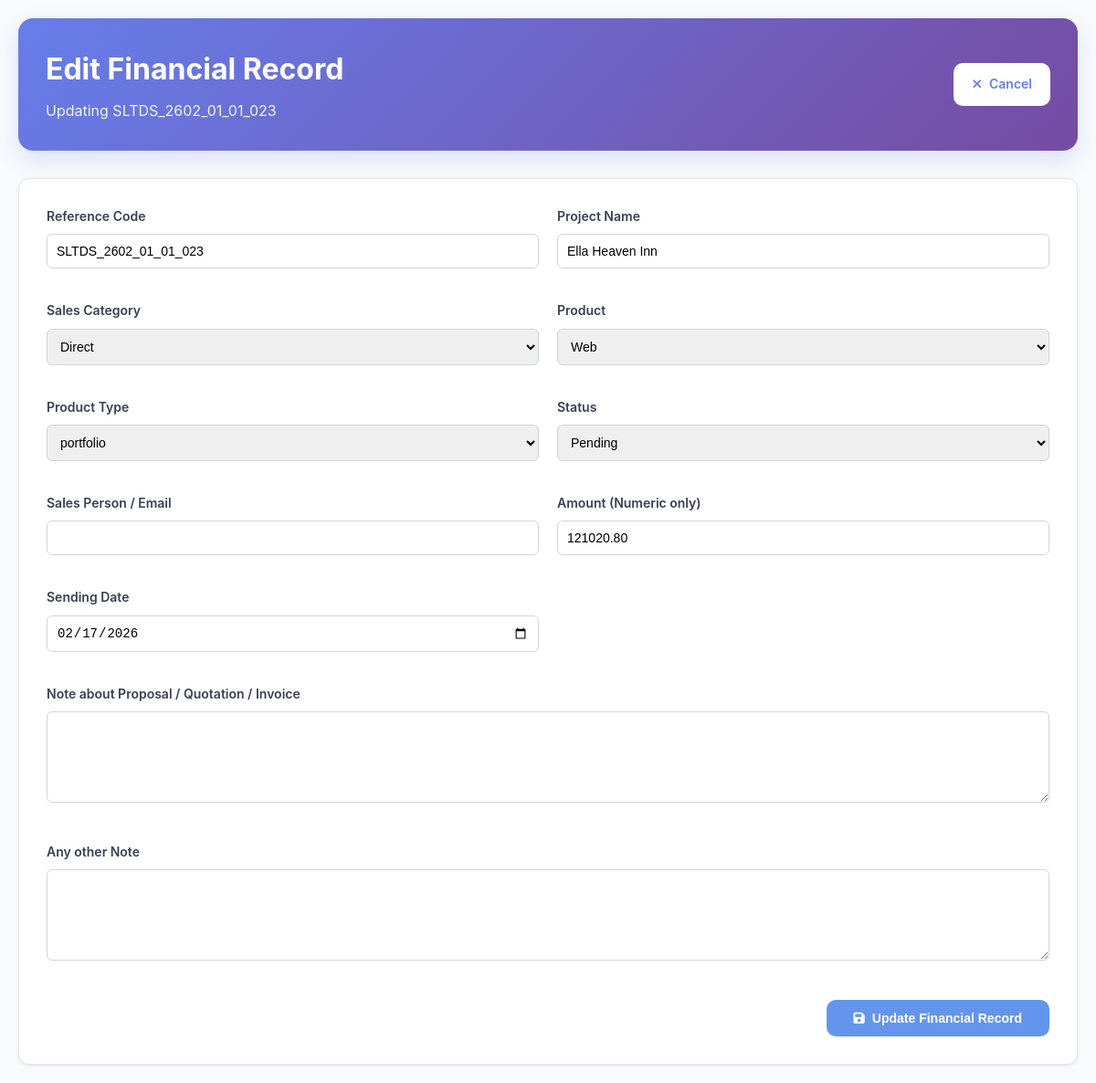
The app's page /edit_financial.php?id=601 (signed in) with its own data.
### tables this page shows
CREATE TABLE `project_financial_statements` (
  `id` int(11) NOT NULL,
  `reference_code` varchar(50) DEFAULT NULL,
  `project_name` varchar(255) DEFAULT NULL,
  `sales_category` enum('sales','direct','other') DEFAULT 'sales',
  `product` enum('Web','SSL','Hosting','Cpanel','Fleet Management','Other') DEFAULT NULL,
  `product_type` enum('Ecommerce','portfolio','CRM','HRM','LMS','Multi Domain','Single Domain','Wild card','Tender','Other') DEFAULT NULL,
  `sales_person_email` varchar(150) DEFAULT NULL,
  `status` enum('Proposal Send','Quotation Send','Invoice Send','Tender Send','Pending','Onboard','AMC Send','Other') DEFAULT 'Pending',
  `amount` decimal(19,2) DEFAULT NULL,
  `sending_date` date DEFAULT NULL,
  `proposal_note` text,
  `general_note` text,
  `added_by` varchar(150) NOT NULL,
  `created_at` timestamp NOT NULL DEFAULT CURRENT_TIMESTAMP,
  `updated_at` timestamp NOT NULL DEFAULT CURRENT_TIMESTAMP ON UPDATE CURRENT_TIMESTAMP
);

### edit_financial.php (the view, shortened to what this page needs)
<?php
require_once 'config.php';
$id = $_GET['id'] ?? null;
$stmt = $pdo->prepare("SELECT * FROM project_financial_statements WHERE id = ?");
$stmt->execute([$id]);
$record = $stmt->fetch();
?>
<!DOCTYPE html>
<html lang="en">
<head>
    <link href="https://cdnjs.cloudflare.com/ajax/libs/font-awesome/6.4.0/css/all.min.css" rel="stylesheet">
    <link rel="stylesheet" href="./assets/css/dashboard.css">
</head>
<body>
    <div class="container">
        <div class="header">
            <div class="header-content">
                <div class="header-left">
                    <h1>Edit Financial Record</h1>
                    <p class="header-subtitle">Updating <?php echo htmlspecialchars($record['reference_code']); ?></p>
                </div>
                <div class="header-actions">
                    <a href="financeinfo.php" class="btn btn-secondary"><i class="fas fa-times"></i> Cancel</a>
                </div>
            </div>
        </div>
        <div class="form-container">
            <form method="POST">
                <div class="form-grid">
                    <div class="form-group">
                        <label>Reference Code</label>
                        <input type="text" name="reference_code" value="<?php echo htmlspecialchars($record['reference_code']); ?>" class="form-control" required>
                    </div>
                    <div class="form-group">
                        <label>Project Name</label>
                        <input type="text" name="project_name" value="<?php echo htmlspecialchars($record['project_name']); ?>" class="form-control" required>
                    </div>
                    <div class="form-group">
                        <label>Sales Category</label>
                        <select name="sales_category" class="form-control">
                            <option value="direct" <?php if($record['sales_category'] == 'direct') echo 'selected'; ?>>Direct</option>
                        </select>
                    </div>
                    <div class="form-group">
                        <label>Product</label>
                        <select name="product" class="form-control" required>
                            <?php
                            $products = ['Web', 'SSL', 'Hosting', 'Cpanel', 'Fleet Management', 'Other'];
                            foreach($products as $p) {
                                $sel = ($record['product'] == $p) ? 'selected' : '';
                                echo "<option value='$p' $sel>$p</option>";
                            }
                            ?>
                        </select>
                    </div>
                    <div class="form-group">
                        <label>Product Type</label>
                        <select name="product_type" class="form-control" required>
                            <?php
                            $types = ['Ecommerce', 'portfolio', 'CRM', 'HRM', 'LMS', 'Multi Domain', 'Single Domain', 'WIld card', 'Tender', 'Other'];
                            foreach($types as $t) {
                                $sel = ($record['product_type'] == $t) ? 'selected' : '';
                                echo "<option value='$t' $sel>$t</option>";
                            }
                            ?>
                        </select>
                    </div>
                    <div class="form-group">
                        <label>Status</label>
                        <select name="status" class="form-control" required>
                            <?php
                            $statuses = ['Proposal Send', 'Quotation Send', 'Invoice Send', 'Tender Send', 'Pending', 'Onboard', 'AMC Send', 'Other'];
                            foreach($statuses as $s) {
                                $sel = ($record['status'] == $s) ? 'selected' : '';
                                echo "<option value='$s' $sel>$s</option>";
                            }
                            ?>
                        </select>
                    </div>
                    <div class="form-group">
                        <label>Sales Person / Email</label>
                        <input type="text" name="sales_person_email" value="<?php echo htmlspecialchars($record['sales_person_email']); ?>" class="form-control" >
                    </div>
                    <div class="form-group">
                        <label>Amount (Numeric only)</label>
                        <input type="number" step="0.01" name="amount" value="<?php echo htmlspecialchars($record['amount']); ?>" class="form-control" >
                    </div>
                    <div class="form-group">
                        <label>Sending Date</label>
                        <input type="date" name="sending_date" value="<?php echo $record['sending_date']; ?>" class="form-control" required>
                    </div>
                    <div class="form-group full-width">
                        <label>Note about Proposal / Quotation / Invoice</label>
                        <textarea name="proposal_note" class="form-control"><?php echo htmlspecialchars($record['proposal_note']); ?></textarea>
                    </div>
                    <div class="form-group full-width">
                        <label>Any other Note</label>
                        <textarea name="general_note" class="form-control"><?php echo htmlspecialchars($record['general_note']); ?></textarea>
                    </div>
                </div>
                <div style="margin-top: 20px; text-align: right;">
                    <button type="submit" class="btn btn-primary" style="padding: 12px 30px;background-color: cornflowerblue;">
                        <i class="fas fa-save"></i> Update Financial Record
                    </button>
                </div>
            </form>
        </div>
    </div>
</body>
</html>

### assets/css/dashboard.css (style rules this page uses)
* { margin: 0; padding: 0; box-sizing: border-box; }
body { font-family: 'Inter', -apple-system, BlinkMacSystemFont, sans-serif; background: #f8fafc; color: #2d3748; line-height: 1.6; }
.container { max-width: 1400px; margin: 0 auto; padding: 20px; }
.header { background: linear-gradient(135deg, #667eea, #764ba2); color: white; padding: 30px; border-radius: 16px; margin-bottom: 30px; box-shadow: 0 10px 25px rgba(102, 126, 234, 0.2); }
.header-content { display: flex; justify-content: space-between; align-items: center; flex-wrap: wrap; gap: 20px; }
.header-left h1 { font-size: 32px; font-weight: 700; margin-bottom: 8px; }
.header-subtitle { opacity: 0.9; font-size: 16px; }
.header-actions { display: flex; gap: 15px; align-items: center; }
.btn { padding: 12px 20px; border: none; border-radius: 10px; font-weight: 600; text-decoration: none; display: inline-flex; align-items: center; gap: 8px; transition: all 0.3s ease; cursor: pointer; font-size: 14px; }
.btn-primary { background: rgba(255, 255, 255, 0.2); color: white; backdrop-filter: blur(10px); }
.btn-secondary { background: white; color: #667eea; }

### edit_financial.php (style rules this page uses)
.form-container { background: #fff; padding: 30px; border-radius: 12px; border: 1px solid #e5e7eb; box-shadow: 0 1px 3px rgba(0,0,0,0.1); }
.form-grid { display: grid; grid-template-columns: 1fr 1fr; gap: 20px; }
.form-group { margin-bottom: 15px; }
.form-group.full-width { grid-column: span 2; }
.form-group label { display: block; font-weight: 600; margin-bottom: 8px; color: #374151; font-size: 14px; }
.form-control { width: 100%; padding: 10px; border: 1px solid #d1d5db; border-radius: 6px; font-size: 14px; box-sizing: border-box; }
textarea.form-control { height: 100px; resize: vertical; }

### records on screen
project_financial_statements: reference_code "SLTDS_2602_01_01_023", project_name "Ella Heaven Inn", sales_category "Direct", amount "121020.80", sending_date "02/17/2026"

### other values on screen
form field product "Web"
form field product_type "portfolio"
form field status "Pending"
